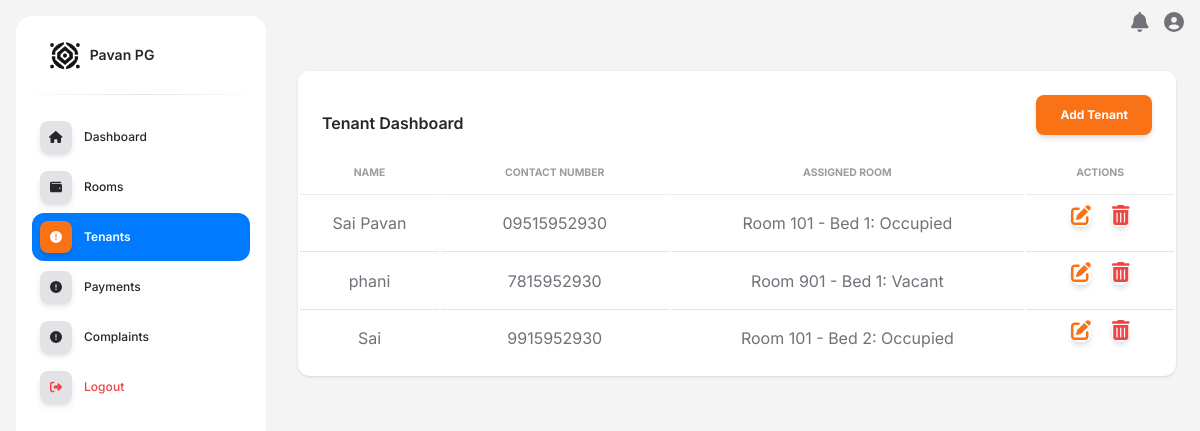
Page /tenants/ (signed in) on the committed database.
### admin_soft/models.py (models this page shows, shortened)
class Tenant(models.Model):
    pg_name = models.CharField(max_length=100, null=True, blank=True)  # PG name for tenant reference
    name = models.CharField(max_length=255, null=True, blank=True)
    email = models.EmailField(null=True, blank=True)
    contact_number = models.CharField(max_length=15, null=True, blank=True)
    assigned_room = models.OneToOneField('Room', on_delete=models.SET_NULL, null=True, blank=True)
    assigned_bed = models.OneToOneField('Bed', on_delete=models.SET_NULL, null=True, blank=True)
    check_in_date = models.DateField(null=True, blank=True)
    check_out_date = models.DateField(null=True, blank=True)
    payment_amount = models.IntegerField( default=0)  #rent amount
    due_amount = models.IntegerField(default=0)
    advance_amount = models.IntegerField(default=0)
    total_amount_paid = models.IntegerField(default=0)
    proof_name = models.CharField(max_length=255, null=True, blank=True)
    other_proof_name = models.CharField(max_length=255, null=True, blank=True)
    proof_number = models.CharField(max_length=50, null=True, blank=True)
    proof_file = models.FileField(upload_to='tenant_proofs/')
    password = models.CharField(max_length=128)  # Hashed password

class Bed(models.Model):
    room = models.ForeignKey(Room, on_delete=models.CASCADE, related_name="beds")
    bed_number = models.PositiveIntegerField()
    is_vacant = models.BooleanField(default=False)  # True = occupied, False = empty
    pg_name = models.CharField(max_length=100)
    def __str__(self):
        status = "Occupied" if self.is_vacant else "Vacant"
        return f"Room {self.room.room_number} - Bed {self.bed_number}: {status}"

class Room(models.Model):
    pg_name = models.CharField(max_length=100)  # PG name without predefined choices
    room_number = models.CharField(max_length=10, unique=True)
    number_of_beds = models.IntegerField()
    STATUS_CHOICES = [
        ('available', 'Available'),
        ('occupied', 'Occupied'),
        ('maintenance', 'Maintenance'),
    ]
    status = models.CharField(max_length=15, choices=STATUS_CHOICES, default='available')
    rent_amount = models.DecimalField(max_digits=10, decimal_places=2)
    rent_due_date = models.DateField(null=True, blank=True)

### admin_soft/pgviews.py (the view)
# urls.py: path('tenants/', pgviews.pg_owner_tenant_dashboard, name='pg_owner_tenant_dashboard'),
def pg_owner_tenant_dashboard(request):
    pg_id = request.session.get("pg_id")  # Retrieve PG ID from session
    if not pg_id:
        messages.error(request, "You must be logged in to add a tenant.")
        return redirect("pg_owner_login")
    try:
        print("try")
        pg = PG.objects.get(id=pg_id)
        update_bed_status(pg.pg_name)
        room = Room.objects.filter(pg_name=pg.pg_name)
        bed = Bed.objects.filter(pg_name=pg.pg_name)
    except PG.DoesNotExist:
        messages.error(request, "PG not found. Please log in again.")
    if request.method == 'POST':
        form = TenantForm(request.POST, request.FILES)
        if form.is_valid():
            tenant = form.save(commit=False)  # Don't save yet
            assigned_bed = form.cleaned_data.get("assigned_bed")
            print(assigned_bed)
            room_number, bed_number = "Unknown", "Unknown"
            match = re.search(r"Room (\d+) - Bed (\d+)", str(assigned_bed))
            if match:
                room_number = int(match.group(1))
                print(room_number)
                bed_number = f"Bed {match.group(2)}"
            room_amount = Room.objects.get(room_number=room_number)
            tenant.payment_amount = room_amount.rent_amount
            tenant.pg_name = pg.pg_name  # Assign the PG owner
            tenant.save()
            assigned_bed = form.cleaned_data.get("assigned_bed")  # Get bed from cleaned data
            if assigned_bed:
                assigned_bed.is_vacant = True  # Mark bed as occupied
                assigned_bed.save()
            return redirect('pg_owner_tenant_dashboard')
    else:
        form = TenantForm(request=request)
    pg_name = pg.pg_name
    tenants = Tenant.objects.filter(pg_name=pg_name)
    context = {
        'form': form,
        'tenants': tenants,
        'rooms': room,
        'beds': bed,
        'pg_name': pg_name,
    }
    return render(request, 'pg/owner_tenant_dashboard.html', context)

### admin_soft/pgviews.py (called while the page is built)
def update_bed_status(pg_name):
    beds = Bed.objects.filter(pg_name=pg_name)
    for bed in beds:
        if bed.room.status == "maintenance":
            continue
        is_assigned = Tenant.objects.filter(assigned_bed=bed).exists()
        if not is_assigned:
            bed.is_vacant = False  # Set as vacant
        else:
            bed.is_vacant = True  # Mark as occupied
        bed.save()

### admin_soft/templatetags/admin_soft.py (called while the page is built)
@assignment_tag(takes_context=True)
def get_direction(context):
    res = {
        'panel': 'text-left',
        'notify': 'right',
        'float': 'float-right',
        'reverse_panel': 'text-right',
        'nav': 'ml-auto'
    }
    if context.get('LANGUAGE_BIDI'):
        res['panel'] = 'text-right'
        res['notify'] = 'left'
        res['float'] = ''
        res['reverse_panel'] = 'text-left'
        res['nav'] = 'mr-auto'
    return res

@assignment_tag(takes_context=True)
def get_admin_setting(context):
    res = {
    }
    return res

### admin_soft/templates/pg/owner_tenant_dashboard.html (shortened to what this page needs)
{% extends "pg/pg_base.html" %}
{% load static %}
{% block content %}
<div class="container-fluid py-4">
  <div class="row">
    <div class="col-12">
      <div class="card mb-4">
        <div class="card-header pb-0 d-flex justify-content-between align-items-center">
          <h6 class="mb-0">Tenant Dashboard</h6>
          <button class="btn btn-primary" data-bs-toggle="modal" data-bs-target="#addTenantModal">
            Add Tenant
          </button>
        </div>
        <div class="card-body px-0 pt-0 pb-2">
          {% include "pg/owner_tenant_list.html" %}
        </div>
      </div>
    </div>
  </div>
</div>
{% endblock content %}

### admin_soft/templates/pg/owner_tenant_list.html (shortened to what this page needs)
<div class="table-responsive p-0">
    <table class="table align-items-center mb-0">
        <thead>
            <tr>
                <th class="text-uppercase text-secondary text-xxs font-weight-bolder opacity-7 text-center">Name</th>
                <th class="text-uppercase text-secondary text-xxs font-weight-bolder opacity-7 text-center">Contact Number</th>
                <th class="text-uppercase text-secondary text-xxs font-weight-bolder opacity-7 text-center">Assigned Room</th>
                <th class="text-uppercase text-secondary text-xxs font-weight-bolder opacity-7 text-center">Actions</th>
            </tr>
        </thead>
        <tbody>
            {% for tenant in tenants %}
            <tr>
                <td class="text-center">
                    <span class="tenant-popover" tabindex="0" role="button" data-bs-toggle="popover" data-bs-trigger="focus" data-bs-html="true"
                        title="Tenant Info"
                        data-bs-content="
                            <strong>Email:</strong> {{ tenant.email }}<br>
                            <strong>Check in date:</strong> {{ tenant.check_in_date }}<br>
                            <strong>ID Proof:</strong> {% if tenant.proof_name == 'Other' %}{{ tenant.other_proof_name }}{% else %}{{ tenant.proof_name }}{% endif %}<br>
                            <strong>ID Number:</strong> {{ tenant.proof_number }}<br>
                            {% if tenant.proof_file %}
                                <a href='{{ tenant.proof_file.url }}' target='_blank' class='view-file text-primary'>View ID File</a>
                            {% else %}
                                No File
                            {% endif %}
                        ">
                        {{ tenant.name }}
                    </span>
                </td>
                <td class="text-center">{{ tenant.contact_number }}</td>
                <td class="text-center">{{ tenant.assigned_bed }}</td>
                <td class="text-center">
                    <button class="btn p-0 border-0 bg-transparent me-3" data-bs-toggle="modal" data-bs-target="#editTenantModal{{ tenant.id }}">
                        <i class="fas fa-edit text-primary fs-5"></i>
                    </button>
                    <form action="{% url 'delete_tenant' tenant.id %}" method="post" class="d-inline">
                        <button type="submit" class="btn p-0 border-0 bg-transparent" onclick="return confirm('Are you sure you want to delete this tenant?')">
                            <i class="fas fa-trash-alt text-danger fs-5"></i>
                        </button>
                    </form>
                </td>
            </tr>
            {% endfor %}
        </tbody>
    </table>
</div>

### rows in the picture
Tenant: name "Sai Pavan", contact_number "09515952930", assigned_bed "Room 101 - Bed 1: Occupied"
Tenant: name "phani", contact_number "7815952930", assigned_bed "Room 901 - Bed 1: Vacant"
Tenant: name "Sai", contact_number "9915952930", assigned_bed "Room 101 - Bed 2: Occupied"
